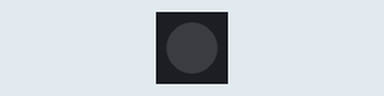
Simulated run of this sketch. Board: Arduino Uno, built with avr-gcc and run on an emulated ATmega328P. Parts: 1 RGB LEDs in strip order, left to right. Wiring (inferred from the names in the program): WS2812 LEDs: data pin 2. Dim RGB values are drawn brighter than linear.

Above: at 0.15 s.
At 20.7 s:
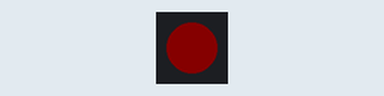
At 39.75 s:
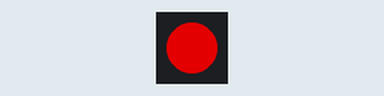
Timing chart, 0 to 40.0 s (numbered marks = the images above):
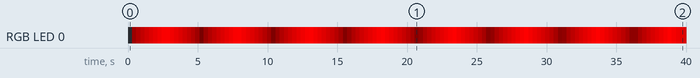

The sketch:

NO-LIBRARY-single-led.ino
```cpp
// prueba de codigo sin usar fastled o similares, se usa ensamblador para sustituir lo que vendria siendo dicha libreria, en fin ,es que no tengo nada mejor que hacer...


#include <avr/io.h>
#include <util/delay.h>

#define LED_PIN PD2  // Pin D2 (PD2 en ATmega328P)

// Función en ensamblador para enviar un byte a los LEDs
void sendByteASM(uint8_t byte) {
  asm volatile (
    "ldi r16, 8      \n"   // Contador de 8 bits
    "next_bit_%=:    \n"
    "sbi %[port], %[pin] \n"  // Encender pin (HIGH)
    "lsl %[byte]     \n"   // Shift izquierda (MSB primero)
    "brcs bit_1_%=   \n"   // Si el bit es 1, saltar

    // Bit "0" (HIGH ~0.35µs, LOW ~0.8µs)
    "nop             \n"   // Delay para bit "0"
    "nop             \n"
    "cbi %[port], %[pin] \n"  // Apagar pin (LOW)
    "nop             \n"
    "nop             \n"
    "rjmp end_bit_%= \n"

    // Bit "1" (HIGH ~0.7µs, LOW ~0.6µs)
    "bit_1_%=:       \n"
    "nop             \n"   // Delay extra para bit "1"
    "nop             \n"
    "nop             \n"
    "nop             \n"
    "cbi %[port], %[pin] \n"  // Apagar pin (LOW)

    "end_bit_%=:     \n"
    "dec r16         \n"   // Decrementar contador
    "brne next_bit_%= \n"  // Repetir si quedan bits
    :
    : [port] "I" (_SFR_IO_ADDR(PORTD)),
      [pin] "I" (LED_PIN),
      [byte] "r" (byte)
    : "r16"
  );
}

// Función para enviar color completo (G, R, B - orden WS2812B)
void sendColor(uint8_t r, uint8_t g, uint8_t b) {
  cli();  // Deshabilitar interrupciones
  sendByteASM(g);  // Orden GRB
  sendByteASM(r);
  sendByteASM(b);
  sei();  // Rehabilitar interrupciones
  _delay_us(50);  // Tiempo de reset
}

void setup() {
  DDRD |= (1 << LED_PIN);  // Configurar D2 como salida
  PORTD &= ~(1 << LED_PIN); // Inicializar en LOW
}

void loop() {
  // Efecto de respiración en ROJO
  for (int i = 0; i < 256; i++) {
    sendColor(i, 0, 0);  // Incrementar brillo ROJO
    _delay_ms(10);
  }
  for (int i = 255; i >= 0; i--) {
    sendColor(i, 0, 0);  // Decrementar brillo ROJO
    _delay_ms(10);
  }
}
```

Measured:
- by itself, RGB LED 0: off → RGB(29, 0, 0) at 0.30 s, → RGB(59, 0, 0) 0.30 s later, → RGB(89, 0, 0) 0.30 s later, → RGB(119, 0, 0) 0.30 s later, … (132 changes in this stretch)
